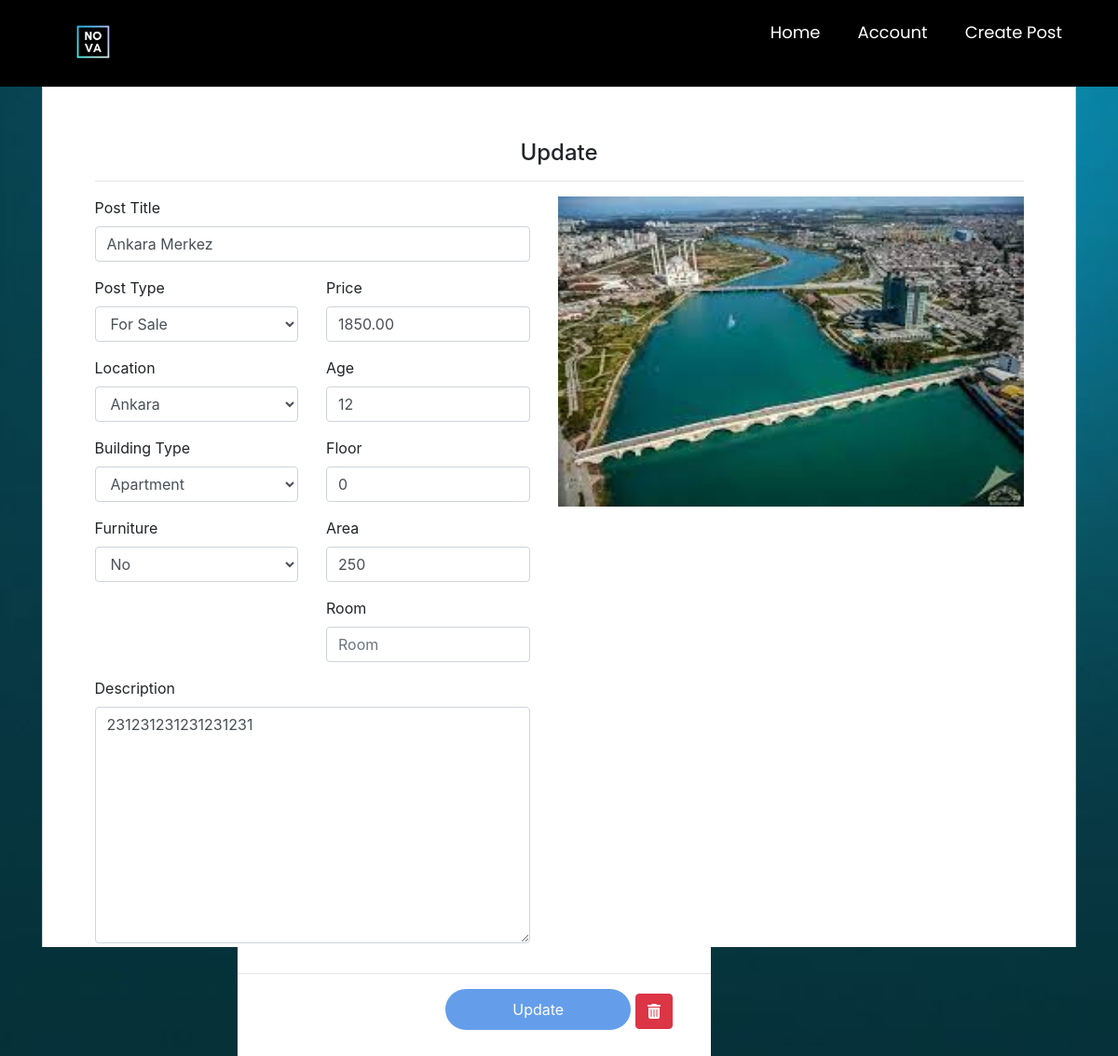
/editpost/41 (signed in), run on an earlier commit of the app's database.
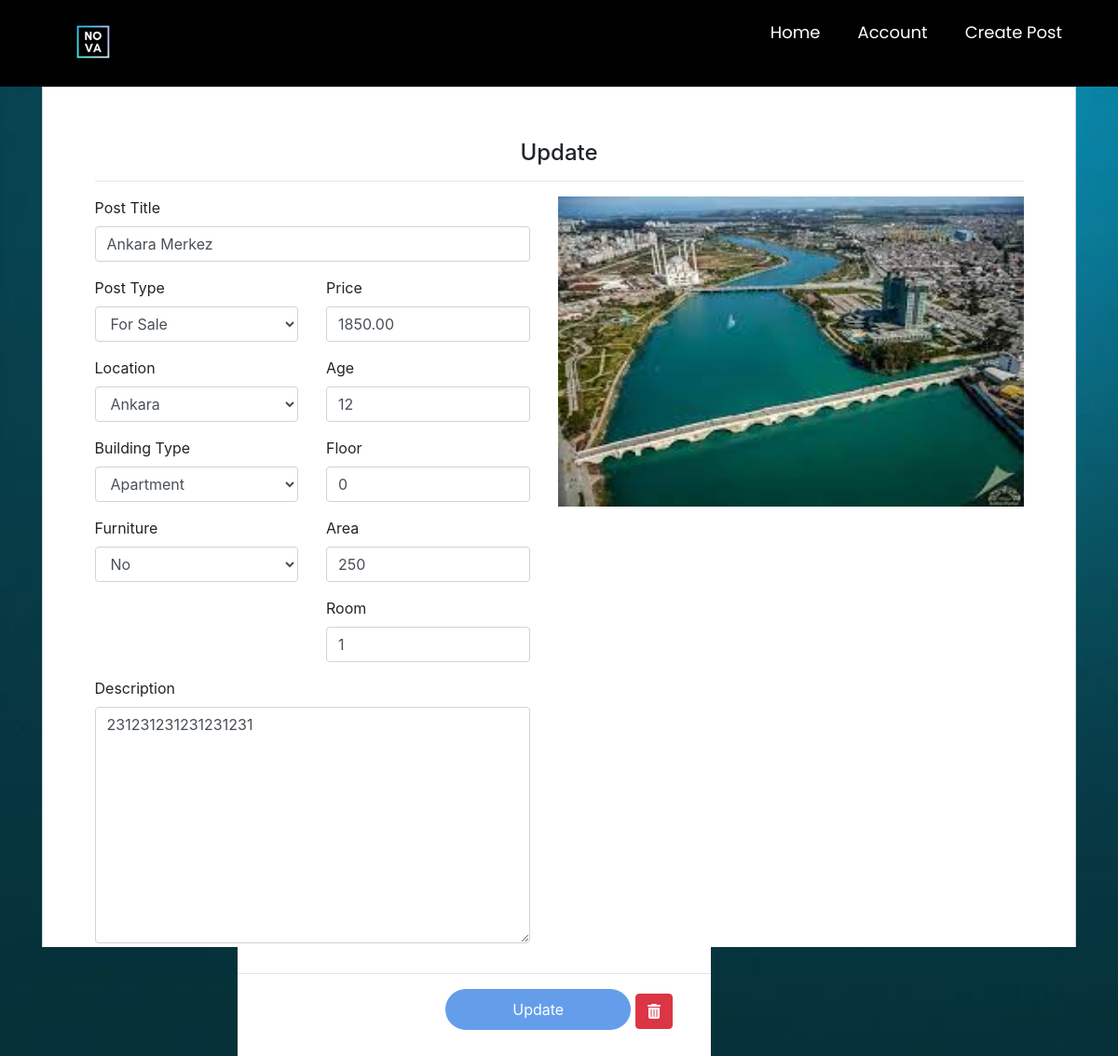
And on a later commit of the database.
### main/models.py (models this page shows, shortened)
class Post(models.Model):
    ouruser = models.ForeignKey(ourUser, null=True, on_delete=models.CASCADE)
    post_title = models.CharField(max_length=255,null=True)
    post_description = models.TextField()
    price = models.DecimalField(decimal_places=2 , max_digits=12)
    location = models.CharField(max_length=255,null=True,choices=city)
    postType = models.CharField(choices=RorS , max_length=50, null=True , default='For Sale')
    floor = models.DecimalField(decimal_places=0 , max_digits=3 ,null=True)
    building_age = models.DecimalField(decimal_places=0, max_digits=2 , null=True)
    area = models.DecimalField(decimal_places=0,max_digits=4 ,null=True)
    isFurniture = models.CharField(choices=Furniture ,null=True,max_length=50,default="No")
    building_type = models.CharField(choices=b_types ,null=True ,max_length=50)
    room = models.DecimalField(decimal_places=0 , max_digits=3 ,null=True)

### main/views.py (the view)
# urls.py: path('editpost/<int:pk>',views.editpost, name="editpost" ),
@login_required
def editpost(request,pk):
    fuser = Post.objects.get(id=pk)
    p_form = CreatePost(instance=fuser)
    pimage = PostImages.objects.filter(gallery=fuser)
    mydict  =  { 'fuser':fuser,'p_form':p_form ,'pimage':pimage }
    if request.method == 'POST':
        p_form = CreatePost(request.POST,instance=fuser)
        if p_form.is_valid():
            post=p_form.save()
            fuser.save()
            return redirect('listaddedposts')
    return render(request, 'main/editpost.html',context = mydict)

### main/forms.py
class CreatePost(ModelForm):
    class Meta:
        model = Post
        fields = ['postType' , 'isFurniture' , 'building_type' , 'location' , 'post_title' ,'price' , 'building_age','floor','post_description','area', 'room' ]

### main/templates/main/editpost.html (shortened to what this page needs)
{% extends 'main/mainpage.html' %}
{% load widget_tweaks %}
{% load static %}
{% block content %}
<head>
  <link href="//maxcdn.bootstrapcdn.com/bootstrap/4.1.1/css/bootstrap.min.css" rel="stylesheet" id="bootstrap-css">
</head>
<body >
<form method="post" enctype="multipart/form-data">
<div class="container register-form">
  <div class="form">
    <div class="form-content">
                <center>
            <h4>Update</h4>
            <hr>
          </center>
      <div class="row">
        <div class="col-sm">
          <div class="form-group">
            <label>Post Title</label>
            {% render_field p_form.post_title class="form-control" placeholder="Post Title" %}
          </div>
        <div class="row">
        <div class="col-sm">
            <div class="form-group">
              <label>Post Type</label>
              {% render_field p_form.postType class="form-control" placeholder="Post Type" %}
            </div>
            <div class="form-group">
              <label>Location</label>
              {% render_field p_form.location class="form-control" placeholder="Location" %}
            </div>
            <div class="form-group">
              <label>Building Type</label>
              {% render_field p_form.building_type class="form-control" placeholder="Type" %}
            </div>
            <div class="form-group">
              <label>Furniture</label>
              {% render_field p_form.isFurniture class="form-control" placeholder="Furniture" %}
            </div>
        </div>
          <div class="col-sm">
            <div class="form-group">
              <label>Price</label>
              {% render_field p_form.price class="form-control" placeholder="Price" %}
            </div>
            <div class="form-group">
              <label>Age</label>
              {% render_field p_form.building_age class="form-control" placeholder="Age" %}
            </div>
            <div class="form-group">
              <label>Floor</label>
              {% render_field p_form.floor class="form-control" placeholder="Floor" %}
            </div>
               <div class="form-group">
                 <label>Area</label>
              {% render_field p_form.area class="form-control" placeholder="Area" %}
            </div>
                           <div class="form-group">
                 <label>Room</label>
              {% render_field p_form.room class="form-control" placeholder="Room" %}
            </div>
          </div>
        </div>
            <div class="form-group">
              <label>Description</label>
              {% render_field p_form.post_description class="form-control" placeholder="Description" %}
            </div>
        </div>
        <div class="col-sm">
          {% for i in pimage %}
          <img class="thumbnail" src="{% static i.image.url %}" width="500" height="333">
          {% endfor %}
        </div>
      </div>
      <hr>
           <center>
        <button type="submit" class="btnSubmit" style="background: #649eeb; color:white; border-color: #649eeb">Update</button>
            <a class="btn btn-danger btn-xs" href="{% url 'delete-post' fuser.id  %}"><i class="fas fa-trash-alt"></i></a>
      </center>
    </div>
  </div>
</div>
</form>
</body>
{% endblock content %}

What changed in the data, as far as the page shows it:
changed Post "Ankara Merkez": room (not shown) → "1"
